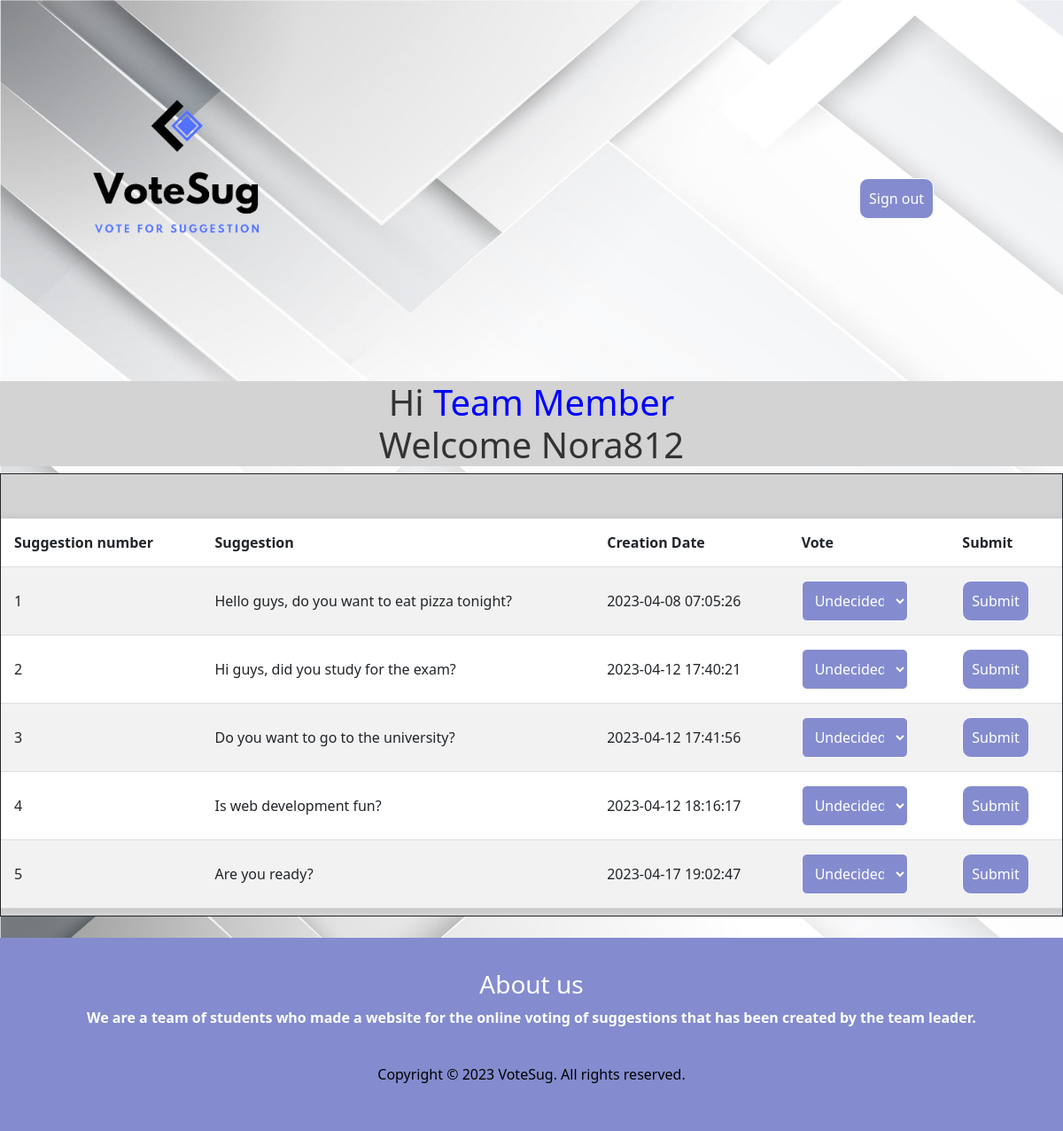
The page /TeamMember.php (signed in) on the database its author committed.
### tables this page shows
CREATE TABLE `suggestions` (
  `suggestion_id` int(11) NOT NULL,
  `suggestion` varchar(301) NOT NULL,
  `creationdate` timestamp NOT NULL DEFAULT current_timestamp() ON UPDATE current_timestamp()
);

### TeamMember.php (the view, shortened to what this page needs)
<?php
	$db_host = 'localhost';
	$db_name = 'votesug_db';
	$db_user = 'root';
	$db_pass = '';
	$conn = new PDO("mysql:host=$db_host;dbname=$db_name", $db_user, $db_pass);
?>
<?php
	$user_name = $_SESSION['user_name'];
?>
<!DOCTYPE html>
<html>
	<head>
		<link rel="stylesheet" type="text/css" href="TeamMember_CascadingStyleSheets.css" />
		<link href="https://cdn.jsdelivr.net/npm/bootstrap@5.2.3/dist/css/bootstrap.min.css" rel="stylesheet">
	</head>
	<body class="bg">
		<img src="VoteSug-png.png" alt="VoteSug" width="400" />
			<div class="row">
				<div class="col-sm-3">
					<button class="open-buttonSo" onclick="window.location.href='logout.php' ">Sign out</button>
				</div>
			</div>
		<h1 style="text-align: center; font-size:2.5em; background-color: lightgray;">
			<?php echo  "Hi <span style=color:blue;>" ."Team Member". "</span>"."<br>" ."Welcome ".$user_name; ?>
		</h1>
		<center>
			<div style="border: solid; border-width: thin; background-color: lightgray; height:500px; width: 1200px;  overflow: scroll;">
				<?php
				$stmt = $conn->query("SELECT suggestion_id, suggestion, creationdate FROM suggestions");
				echo "<table>";
				echo "<tr><th>Suggestion number</th><th>Suggestion</th><th>Creation Date</th><th>Vote</th><th>Submit</th></tr>";
					while ($row = $stmt->fetch(PDO::FETCH_ASSOC)) {
						echo "<tr>";
							echo "<td>" . $row['suggestion_id'] . "</td>";
							echo "<td>" . $row['suggestion'] . "</td>";
							echo "<td>" . $row['creationdate'] . "</td>";
							echo "<td>";
							echo "<form action='vote.php' method='get'>";
							echo "<select name='vote'>";
							echo "<option value='not_decided'>Undecided</option>";
							echo "</select>";
							echo "</td>";
							echo "<td><input type='submit' name='submit' value='Submit' class='my-button'></td>";
						echo "</tr>";
					}
				echo "</table>";
				?>
			</div>
		</center>
		<br />
		<footer>
			<div style="color: white;">
				<h3 style="text-align:center;">About us</h3>
				<p style="text-align: center; font-weight:bold;">
				We are a team of students who made a website for the online voting of suggestions that has been created by the team leader.
				</p>
			</div>
			<br />
			<p style="color: black;">Copyright &copy; 2023 VoteSug. All rights reserved.</p>
		</footer>
	</body>
</html>

### TeamMember.php (style rules this page uses)
h1 { text-align: center; margin-top: 30px; color: #333; }
table { width: 100%; margin: 0 auto; border-collapse: collapse; margin-top: 50px; background-color: #fff; box-shadow: 0px 0px 10px rgba(0, 0, 0, 0.1); }
th, td { padding: 15px; text-align: left; border-bottom: 1px solid #ddd; }
tr:nth-child(even) { background-color: #f2f2f2; }

### rows shown on the page
suggestions: suggestion_id "1", suggestion "Hello guys, do you want to eat pizza tonight?", creationdate "2023-04-08 07:05:26"
suggestions: suggestion_id "2", suggestion "Hi guys, did you study for the exam?", creationdate "2023-04-12 17:40:21"
suggestions: suggestion_id "3", suggestion "Do you want to go to the university?", creationdate "2023-04-12 17:41:56"
suggestions: suggestion_id "4", suggestion "Is web development fun?", creationdate "2023-04-12 18:16:17"
suggestions: suggestion_id "5", suggestion "Are you ready?", creationdate "2023-04-17 19:02:47"

### other values the page prints
$user_name "Nora812"
